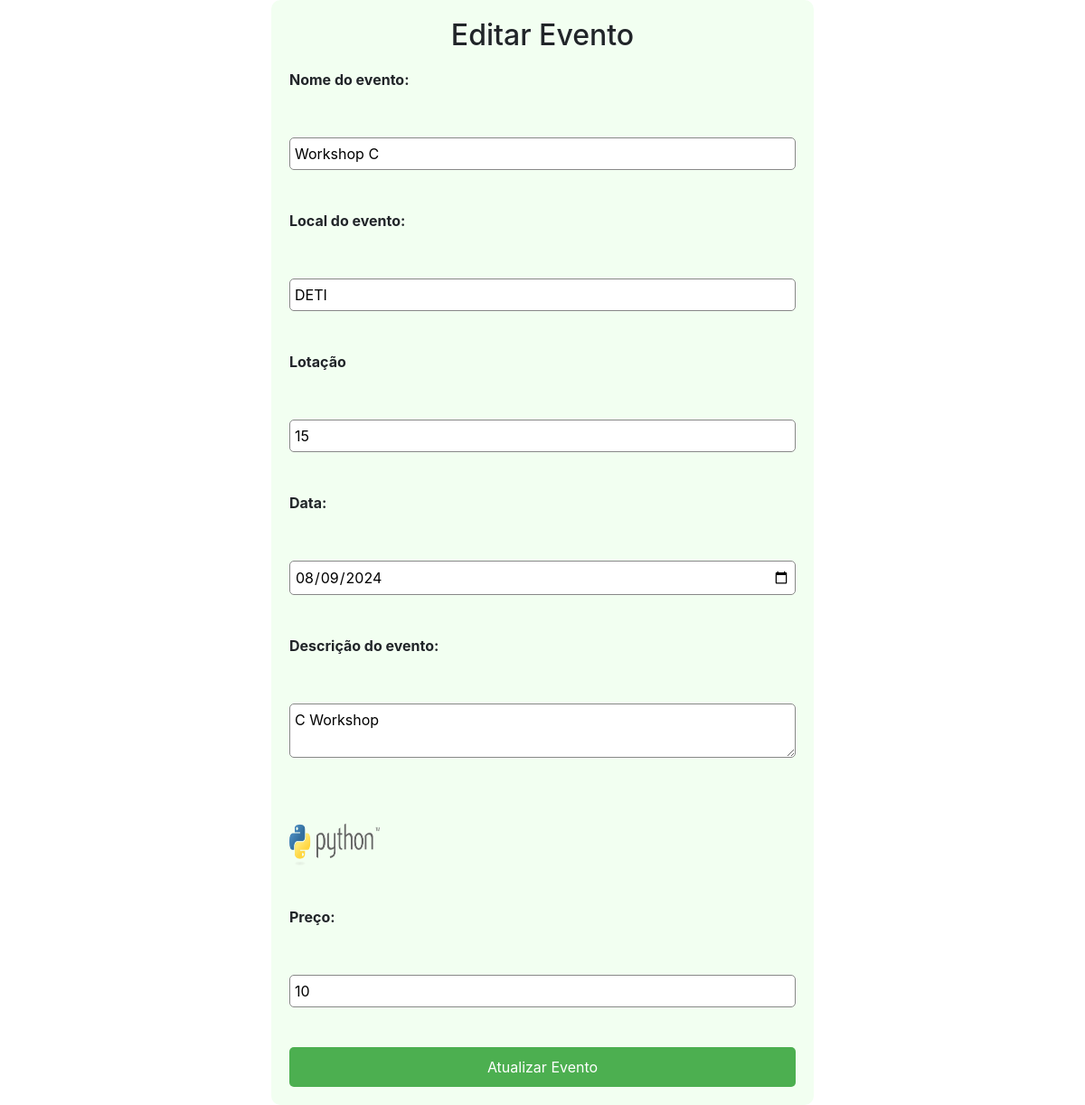
Before: /update/5 (signed in) with the older database file.
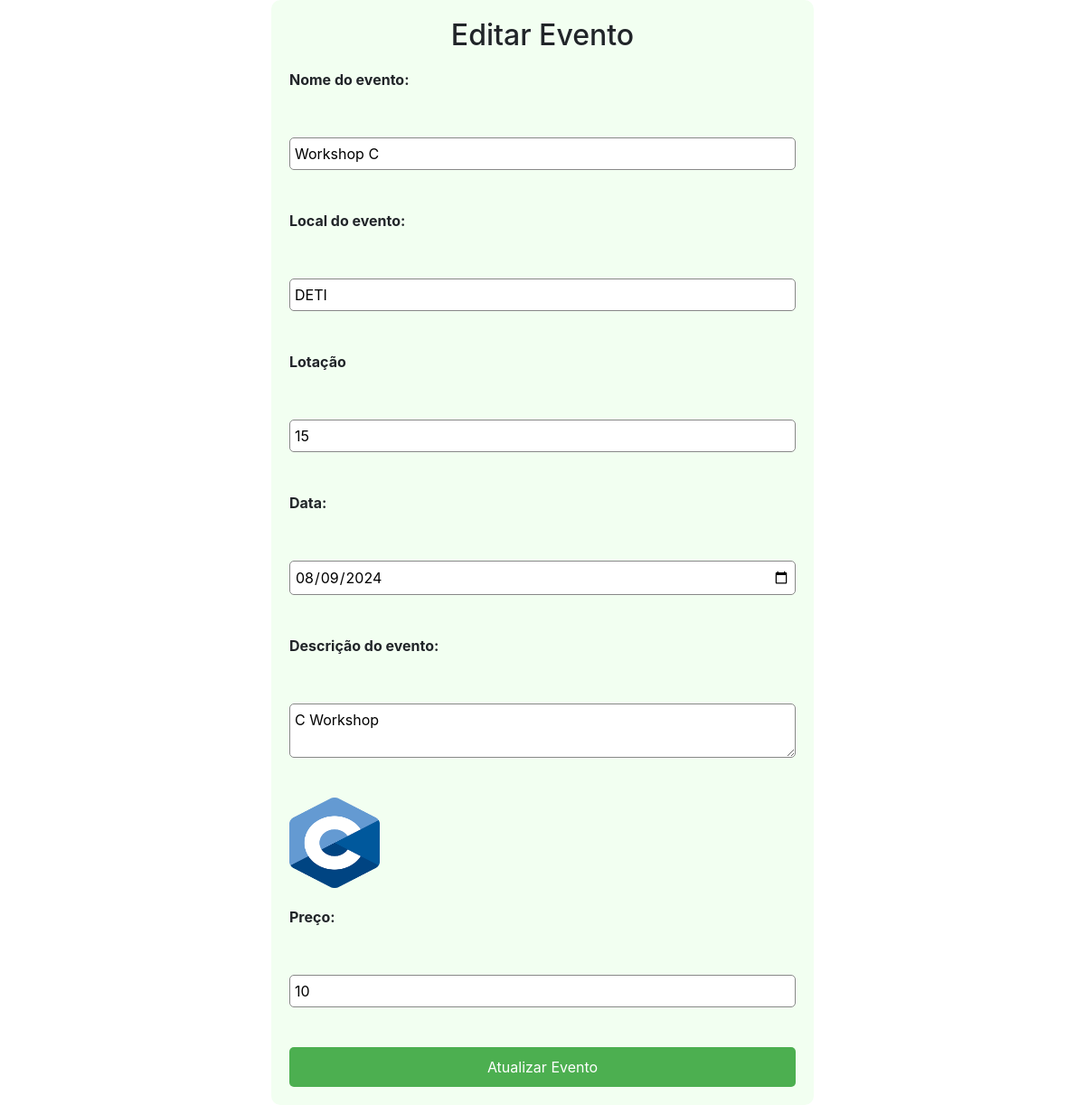
After: the same page with the newer database file.
### tables this page shows
CREATE TABLE events (
    id INTEGER PRIMARY KEY,
    name TEXT NOT NULL,
    description TEXT NOT NULL,
    location TEXT NOT NULL,
    image TEXT,
    date DATE,
    user_id INTEGER,           
    colaborator TEXT , 
    vagas INTEGER,
    lotacao INTEGER,
    preco INTEGER,
    esgotado boolean DEFAULT 0,
    FOREIGN KEY(user_id) REFERENCES users(id)
    );

### app.py (the view)
@app.route('/update/<int:event_id>', methods=['GET', 'POST'])
def update_event(event_id):
    if 'user_email' not in session:
        flash("You must be logged in to access this page", category='error')
        return redirect('/login')
    if session['user_email'] != "admin@gmail.com":
        flash("Não tem permissões para aceder aqui", category='error')
        return redirect('/')
    if request.method == 'POST':
        eventName = request.form['eventName']
        eventDescription = request.form['eventDescription']
        eventLocation = request.form['eventLocation']
        eventDate = request.form['eventDate']
        eventCapacity = request.form['eventCapacity']
        eventPrice = request.form['eventPrice']
        try:
            connection = sqlite3.connect('data.db')
            cursor = connection.cursor()
            cursor.execute("""
                UPDATE events
                SET name=?, description=?, location=?, date=?, lotacao=?, preco=?
                WHERE id=?
            """, (eventName, eventDescription, eventLocation, eventDate, eventCapacity, eventPrice, event_id))
            connection.commit()
            flash('Event updated successfully', category='success')
            return redirect('/')
        except sqlite3.Error as e:
            print("Error updating event:", e)
            flash('An error occurred while updating the event', category='error')
            return redirect('/')
        finally:
            if connection:
                connection.close()
    else:
        events = get_events()
        for event in events:
            if event[0] == event_id:
                eventName = event[1]
                eventDescription = event[2]
                eventLocation = event[3]
                eventDate = event[5]
                eventCapacity = event[9]
                print(eventCapacity)
                eventPrice = event[10]
                print(eventPrice)
                eventImage = event[4]
                print(eventImage)
                return render_template('update.html', eventName=eventName, eventDescription=eventDescription, eventLocation=eventLocation, eventDate=eventDate, eventCapacity=eventCapacity, eventPrice=eventPrice, event_id=event_id, eventImage=eventImage)
        flash('Event not found', category='error')
        return redirect('/')

### models.py (called while the page is built)
def get_events():
    connection = sqlite3.connect('data.db', check_same_thread=False)
    cursor = connection.cursor()
    try:
        cursor.execute("SELECT * FROM events")
        results = cursor.fetchall()
        return results
    except Exception as e:
        print(e)
        return None

### templates/update.html (shortened to what this page needs)
<!DOCTYPE html>
<html lang="en">
<head>
  <link rel="stylesheet" href="https://cdnjs.cloudflare.com/ajax/libs/font-awesome/5.15.1/css/all.min.css">
  <link rel="stylesheet" href="https://stackpath.bootstrapcdn.com/bootstrap/4.3.1/css/bootstrap.min.css">
  <link rel="stylesheet" href="/static/css/update.css">
</head>
<form action="/update/{{ event_id }}" method="post">
  <h2>Editar Evento</h2>
  <label for="eventName">Nome do evento:</label><br>
  <input type="text" id="eventName" name="eventName" value="{{ eventName }}"><br>
  <label for="eventLocation">Local do evento:</label><br>
  <input type="text" id="eventLocation" name="eventLocation" value="{{ eventLocation }}"><br>
  <label for="eventTime">Lotação</label><br>
  <input type="number" min="0" id="eventCapacity" name="eventCapacity" value="{{ eventCapacity }}"><br>
  <label for="eventDate">Data:</label><br>
  <input type="date" id="eventDate" name="eventDate" value="{{ eventDate }}"><br>
  <label for="eventDescription">Descrição do evento:</label><br>
  <textarea id="eventDescription" name="eventDescription">{{ eventDescription }}</textarea><br>
  <img src="/{{eventImage}}" alt="event image" width="100" height="100">
  <label for="eventPrice">Preço:</label><br>
  <input type="number" min="0" id="eventPrice" name="eventPrice" value="{{ eventPrice}}"><br>
  <input type="submit" value="Atualizar Evento">
</form>

Changed rows visible on the page:
changed events "Workshop C": image: a different picture
